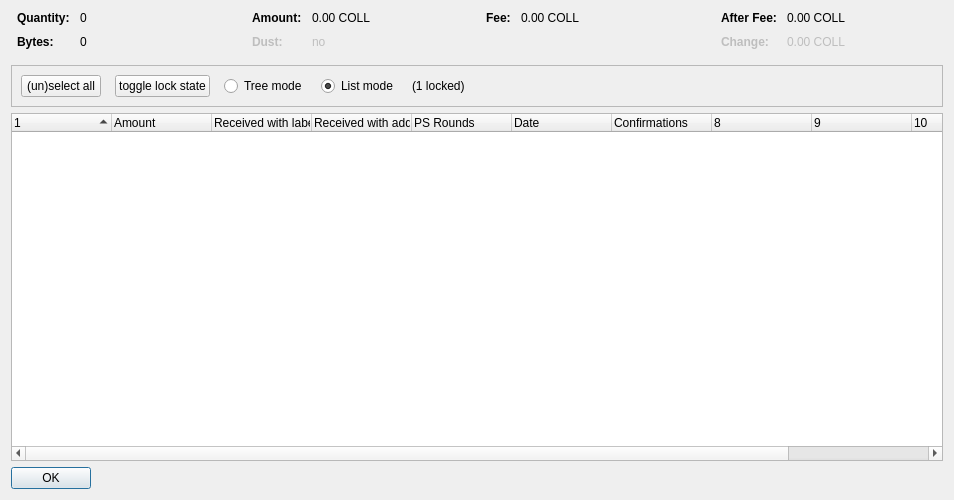
<?xml version="1.0" encoding="UTF-8"?>
<ui version="4.0">
 <class>CoinControlDialog</class>
 <widget class="QDialog" name="CoinControlDialog">
  <property name="geometry">
   <rect>
    <x>0</x>
    <y>0</y>
    <width>954</width>
    <height>500</height>
   </rect>
  </property>
  <property name="windowTitle">
   <string>Coin Selection</string>
  </property>
  <layout class="QVBoxLayout" name="verticalLayout">
   <item>
    <layout class="QHBoxLayout" name="horizontalLayoutTop" stretch="0,0,0,0">
     <property name="topMargin">
      <number>0</number>
     </property>
     <property name="bottomMargin">
      <number>10</number>
     </property>
     <item>
      <layout class="QFormLayout" name="formLayoutCoinControl1">
       <property name="horizontalSpacing">
        <number>10</number>
       </property>
       <property name="verticalSpacing">
        <number>10</number>
       </property>
       <property name="leftMargin">
        <number>6</number>
       </property>
       <property name="rightMargin">
        <number>6</number>
       </property>
       <item row="0" column="0">
        <widget class="QLabel" name="labelCoinControlQuantityText">
         <property name="font">
          <font>
           <weight>75</weight>
           <bold>true</bold>
          </font>
         </property>
         <property name="text">
          <string>Quantity:</string>
         </property>
        </widget>
       </item>
       <item row="0" column="1">
        <widget class="QLabel" name="labelCoinControlQuantity">
         <property name="cursor">
          <cursorShape>IBeamCursor</cursorShape>
         </property>
         <property name="contextMenuPolicy">
          <enum>Qt::ActionsContextMenu</enum>
         </property>
         <property name="text">
          <string notr="true">0</string>
         </property>
         <property name="textInteractionFlags">
          <set>Qt::LinksAccessibleByMouse|Qt::TextSelectableByKeyboard|Qt::TextSelectableByMouse</set>
         </property>
        </widget>
       </item>
       <item row="1" column="0">
        <widget class="QLabel" name="labelCoinControlBytesText">
         <property name="font">
          <font>
           <weight>75</weight>
           <bold>true</bold>
          </font>
         </property>
         <property name="text">
          <string>Bytes:</string>
         </property>
        </widget>
       </item>
       <item row="1" column="1">
        <widget class="QLabel" name="labelCoinControlBytes">
         <property name="cursor">
          <cursorShape>IBeamCursor</cursorShape>
         </property>
         <property name="contextMenuPolicy">
          <enum>Qt::ActionsContextMenu</enum>
         </property>
         <property name="text">
          <string notr="true">0</string>
         </property>
         <property name="textInteractionFlags">
          <set>Qt::LinksAccessibleByMouse|Qt::TextSelectableByKeyboard|Qt::TextSelectableByMouse</set>
         </property>
        </widget>
       </item>
      </layout>
     </item>
     <item>
      <layout class="QFormLayout" name="formLayoutCoinControl2">
       <property name="horizontalSpacing">
        <number>10</number>
       </property>
       <property name="verticalSpacing">
        <number>10</number>
       </property>
       <property name="leftMargin">
        <number>6</number>
       </property>
       <property name="rightMargin">
        <number>6</number>
       </property>
       <item row="0" column="0">
        <widget class="QLabel" name="labelCoinControlAmountText">
         <property name="font">
          <font>
           <weight>75</weight>
           <bold>true</bold>
          </font>
         </property>
         <property name="text">
          <string>Amount:</string>
         </property>
        </widget>
       </item>
       <item row="0" column="1">
        <widget class="QLabel" name="labelCoinControlAmount">
         <property name="cursor">
          <cursorShape>IBeamCursor</cursorShape>
         </property>
         <property name="contextMenuPolicy">
          <enum>Qt::ActionsContextMenu</enum>
         </property>
         <property name="text">
          <string notr="true">0.00 COLL</string>
         </property>
         <property name="textInteractionFlags">
          <set>Qt::LinksAccessibleByMouse|Qt::TextSelectableByKeyboard|Qt::TextSelectableByMouse</set>
         </property>
        </widget>
       </item>
       <item row="1" column="0">
        <widget class="QLabel" name="labelCoinControlLowOutputText">
         <property name="enabled">
          <bool>false</bool>
         </property>
         <property name="font">
          <font>
           <weight>75</weight>
           <bold>true</bold>
          </font>
         </property>
         <property name="text">
          <string>Dust:</string>
         </property>
        </widget>
       </item>
       <item row="1" column="1">
        <widget class="QLabel" name="labelCoinControlLowOutput">
         <property name="enabled">
          <bool>false</bool>
         </property>
         <property name="cursor">
          <cursorShape>IBeamCursor</cursorShape>
         </property>
         <property name="contextMenuPolicy">
          <enum>Qt::ActionsContextMenu</enum>
         </property>
         <property name="text">
          <string notr="true">no</string>
         </property>
         <property name="textInteractionFlags">
          <set>Qt::LinksAccessibleByMouse|Qt::TextSelectableByKeyboard|Qt::TextSelectableByMouse</set>
         </property>
        </widget>
       </item>
      </layout>
     </item>
     <item>
      <layout class="QFormLayout" name="formLayoutCoinControl3">
       <property name="horizontalSpacing">
        <number>10</number>
       </property>
       <property name="verticalSpacing">
        <number>10</number>
       </property>
       <property name="leftMargin">
        <number>6</number>
       </property>
       <property name="rightMargin">
        <number>6</number>
       </property>
       <item row="0" column="0">
        <widget class="QLabel" name="labelCoinControlFeeText">
         <property name="font">
          <font>
           <weight>75</weight>
           <bold>true</bold>
          </font>
         </property>
         <property name="text">
          <string>Fee:</string>
         </property>
        </widget>
       </item>
       <item row="0" column="1">
        <widget class="QLabel" name="labelCoinControlFee">
         <property name="cursor">
          <cursorShape>IBeamCursor</cursorShape>
         </property>
         <property name="contextMenuPolicy">
          <enum>Qt::ActionsContextMenu</enum>
         </property>
         <property name="text">
          <string notr="true">0.00 COLL</string>
         </property>
         <property name="textInteractionFlags">
          <set>Qt::LinksAccessibleByMouse|Qt::TextSelectableByKeyboard|Qt::TextSelectableByMouse</set>
         </property>
        </widget>
       </item>
      </layout>
     </item>
     <item>
      <layout class="QFormLayout" name="formLayoutCoinControl4">
       <property name="horizontalSpacing">
        <number>10</number>
       </property>
       <property name="verticalSpacing">
        <number>10</number>
       </property>
       <property name="leftMargin">
        <number>6</number>
       </property>
       <property name="rightMargin">
        <number>6</number>
       </property>
       <item row="0" column="0">
        <widget class="QLabel" name="labelCoinControlAfterFeeText">
         <property name="font">
          <font>
           <weight>75</weight>
           <bold>true</bold>
          </font>
         </property>
         <property name="text">
          <string>After Fee:</string>
         </property>
        </widget>
       </item>
       <item row="0" column="1">
        <widget class="QLabel" name="labelCoinControlAfterFee">
         <property name="cursor">
          <cursorShape>IBeamCursor</cursorShape>
         </property>
         <property name="contextMenuPolicy">
          <enum>Qt::ActionsContextMenu</enum>
         </property>
         <property name="text">
          <string notr="true">0.00 COLL</string>
         </property>
         <property name="textInteractionFlags">
          <set>Qt::LinksAccessibleByMouse|Qt::TextSelectableByKeyboard|Qt::TextSelectableByMouse</set>
         </property>
        </widget>
       </item>
       <item row="1" column="0">
        <widget class="QLabel" name="labelCoinControlChangeText">
         <property name="enabled">
          <bool>false</bool>
         </property>
         <property name="font">
          <font>
           <weight>75</weight>
           <bold>true</bold>
          </font>
         </property>
         <property name="text">
          <string>Change:</string>
         </property>
        </widget>
       </item>
       <item row="1" column="1">
        <widget class="QLabel" name="labelCoinControlChange">
         <property name="enabled">
          <bool>false</bool>
         </property>
         <property name="cursor">
          <cursorShape>IBeamCursor</cursorShape>
         </property>
         <property name="contextMenuPolicy">
          <enum>Qt::ActionsContextMenu</enum>
         </property>
         <property name="text">
          <string notr="true">0.00 COLL</string>
         </property>
         <property name="textInteractionFlags">
          <set>Qt::LinksAccessibleByMouse|Qt::TextSelectableByKeyboard|Qt::TextSelectableByMouse</set>
         </property>
        </widget>
       </item>
      </layout>
     </item>
    </layout>
   </item>
   <item>
    <widget class="QFrame" name="frame">
     <property name="minimumSize">
      <size>
       <width>0</width>
       <height>40</height>
      </size>
     </property>
     <property name="frameShape">
      <enum>QFrame::StyledPanel</enum>
     </property>
     <property name="frameShadow">
      <enum>QFrame::Sunken</enum>
     </property>
     <layout class="QHBoxLayout" name="horizontalLayout">
      <item>
       <layout class="QHBoxLayout" name="horizontalLayoutPanel" stretch="0,0,0,0,0,0">
        <property name="spacing">
         <number>14</number>
        </property>
        <item>
         <widget class="QPushButton" name="pushButtonSelectAll">
          <property name="sizePolicy">
           <sizepolicy hsizetype="Maximum" vsizetype="Fixed">
            <horstretch>0</horstretch>
            <verstretch>0</verstretch>
           </sizepolicy>
          </property>
          <property name="text">
           <string>(un)select all</string>
          </property>
          <property name="autoDefault">
           <bool>false</bool>
          </property>
         </widget>
        </item>
        <item>
         <widget class="QPushButton" name="pushButtonToggleLock">
          <property name="sizePolicy">
           <sizepolicy hsizetype="Maximum" vsizetype="Fixed">
            <horstretch>0</horstretch>
            <verstretch>0</verstretch>
           </sizepolicy>
          </property>
          <property name="text">
           <string>toggle lock state</string>
          </property>
          <property name="autoDefault">
           <bool>false</bool>
          </property>
         </widget>
        </item>
        <item>
         <widget class="QRadioButton" name="radioTreeMode">
          <property name="sizePolicy">
           <sizepolicy hsizetype="Maximum" vsizetype="Fixed">
            <horstretch>0</horstretch>
            <verstretch>0</verstretch>
           </sizepolicy>
          </property>
          <property name="text">
           <string>Tree mode</string>
          </property>
         </widget>
        </item>
        <item>
         <widget class="QRadioButton" name="radioListMode">
          <property name="sizePolicy">
           <sizepolicy hsizetype="Maximum" vsizetype="Fixed">
            <horstretch>0</horstretch>
            <verstretch>0</verstretch>
           </sizepolicy>
          </property>
          <property name="text">
           <string>List mode</string>
          </property>
          <property name="checked">
           <bool>true</bool>
          </property>
         </widget>
        </item>
        <item>
         <widget class="QLabel" name="labelLocked">
          <property name="text">
           <string>(1 locked)</string>
          </property>
         </widget>
        </item>
        <item>
         <spacer name="horizontalSpacer">
          <property name="orientation">
           <enum>Qt::Horizontal</enum>
          </property>
          <property name="sizeHint" stdset="0">
           <size>
            <width>40</width>
            <height>20</height>
           </size>
          </property>
         </spacer>
        </item>
       </layout>
      </item>
     </layout>
    </widget>
   </item>
   <item>
    <widget class="CoinControlTreeWidget" name="treeWidget">
     <property name="contextMenuPolicy">
      <enum>Qt::CustomContextMenu</enum>
     </property>
     <property name="sortingEnabled">
      <bool>false</bool>
     </property>
     <property name="columnCount">
      <number>11</number>
     </property>
     <attribute name="headerShowSortIndicator" stdset="0">
      <bool>true</bool>
     </attribute>
     <attribute name="headerStretchLastSection">
      <bool>false</bool>
     </attribute>
     <column>
      <property name="text">
       <string/>
      </property>
     </column>
     <column>
      <property name="text">
       <string>Amount</string>
      </property>
     </column>
     <column>
      <property name="text">
       <string>Received with label</string>
      </property>
     </column>
     <column>
      <property name="text">
       <string>Received with address</string>
      </property>
     </column>
     <column>
      <property name="text">
       <string>PS Rounds</string>
      </property>
     </column>
     <column>
      <property name="text">
       <string>Date</string>
      </property>
     </column>
     <column>
      <property name="text">
       <string>Confirmations</string>
      </property>
      <property name="toolTip">
       <string>Confirmed</string>
      </property>
     </column>
     <column>
      <property name="text">
       <string/>
      </property>
     </column>
     <column>
      <property name="text">
       <string/>
      </property>
     </column>
     <column>
      <property name="text">
       <string/>
      </property>
     </column>
     <column>
      <property name="text">
       <string/>
      </property>
     </column>
    </widget>
   </item>
   <item>
    <widget class="QDialogButtonBox" name="buttonBox">
     <property name="sizePolicy">
      <sizepolicy hsizetype="Maximum" vsizetype="Fixed">
       <horstretch>0</horstretch>
       <verstretch>0</verstretch>
      </sizepolicy>
     </property>
     <property name="orientation">
      <enum>Qt::Horizontal</enum>
     </property>
     <property name="standardButtons">
      <set>QDialogButtonBox::Ok</set>
     </property>
    </widget>
   </item>
  </layout>
 </widget>
 <customwidgets>
  <customwidget>
   <class>CoinControlTreeWidget</class>
   <extends>QTreeWidget</extends>
   <header>coincontroltreewidget.h</header>
  </customwidget>
 </customwidgets>
 <resources/>
 <connections/>
</ui>
